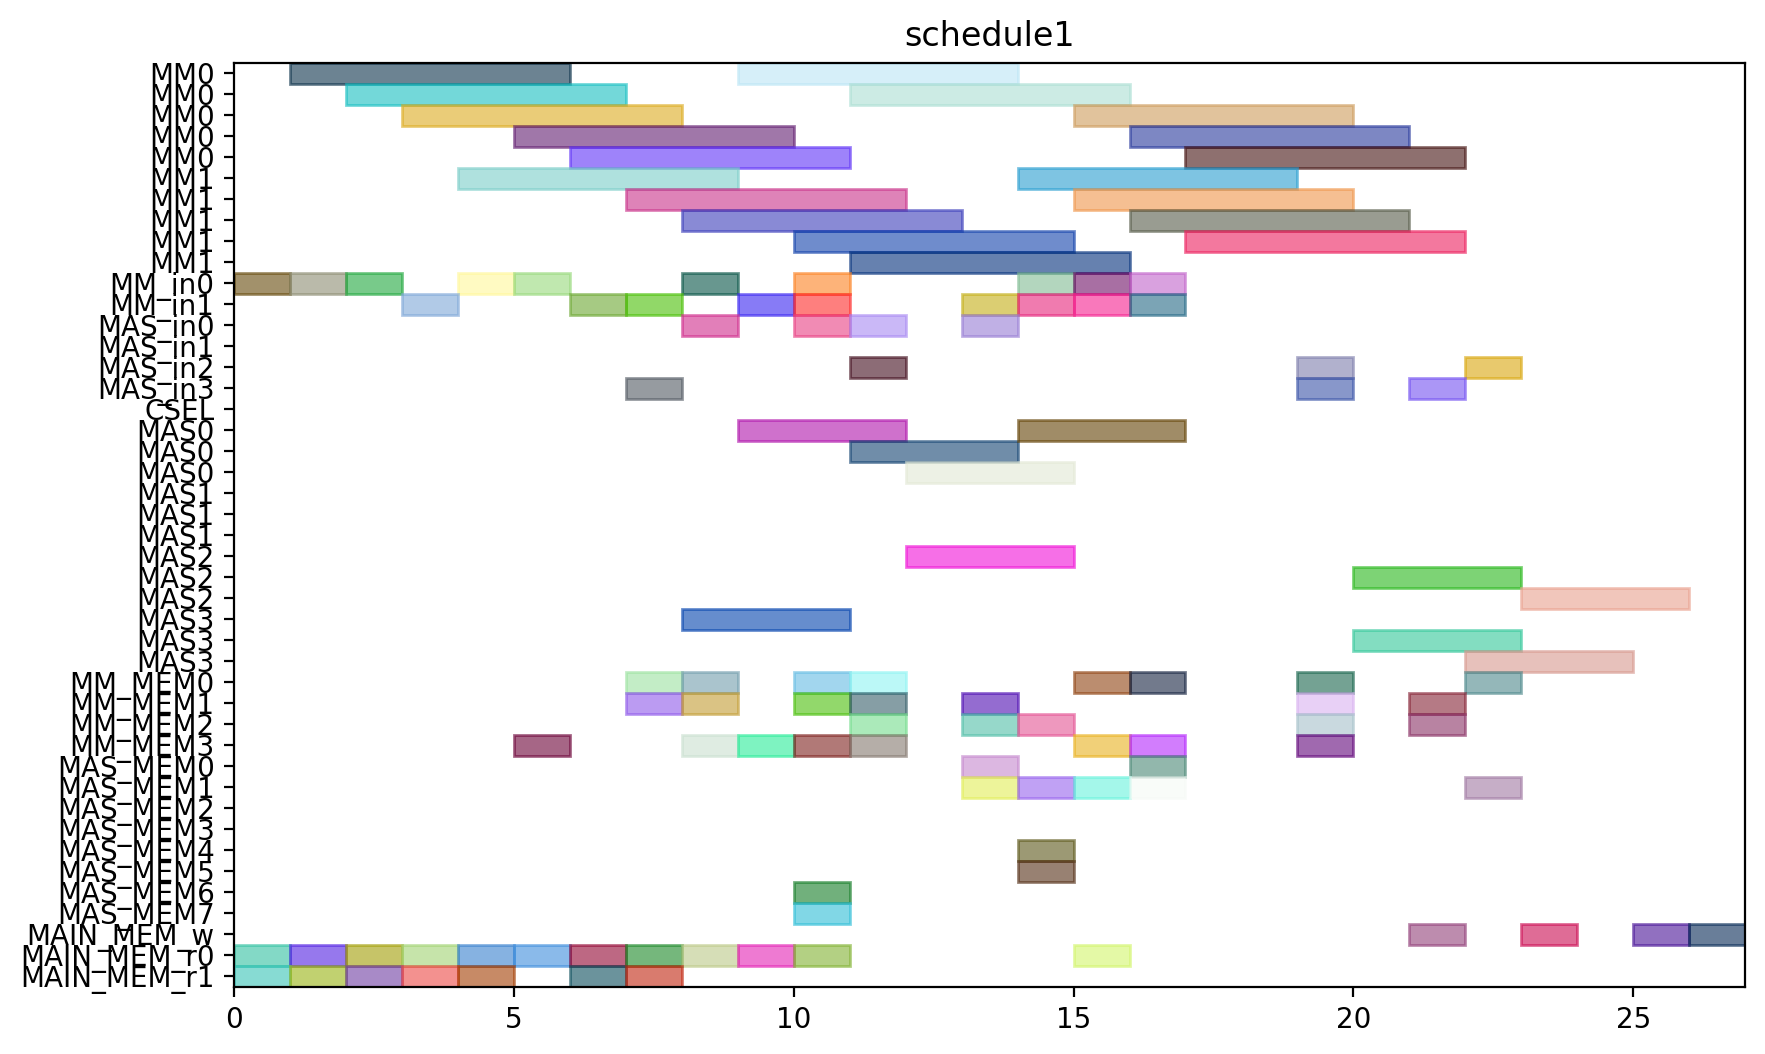

Python code for this plot:
from pyschedule import Scenario, solvers, plotters, alt


def solve():
	horizon = 147
	S = Scenario("schedule1", horizon=horizon)

	# resource
	MM = S.Resources('MM', num=2, size=5)
	MM_in = S.Resources('MM_in', num=2)
	MAS_in = S.Resources('MAS_in', num=4)
	CSEL = S.Resource('CSEL')
	MAS = S.Resources('MAS', num=4, size=3, periods=range(1, horizon))
	MM_MEM = S.Resources('MM_MEM', num=4)
	MAS_MEM = S.Resources('MAS_MEM', num=8)
	MAIN_MEM_w = S.Resource('MAIN_MEM_w', size=1)
	MAIN_MEM_r = S.Resources('MAIN_MEM_r', num=2)

	# result of previous scheduling
	T3_in = S.Task('T3_in', length=1, delay_cost=1)
	S += T3_in >= 3
	T3_in += MM_in[1]

	T3_mem0 = S.Task('T3_mem0', length=1, delay_cost=1)
	S += T3_mem0 >= 3
	T3_mem0 += MAIN_MEM_r[0]

	T3_mem1 = S.Task('T3_mem1', length=1, delay_cost=1)
	S += T3_mem1 >= 3
	T3_mem1 += MAIN_MEM_r[1]

	T3 = S.Task('T3', length=5, delay_cost=1)
	S += T3 >= 4
	T3 += MM[1]

	T5_in = S.Task('T5_in', length=1, delay_cost=1)
	S += T5_in >= 4
	T5_in += MM_in[0]

	T5_mem0 = S.Task('T5_mem0', length=1, delay_cost=1)
	S += T5_mem0 >= 4
	T5_mem0 += MAIN_MEM_r[0]

	T5_mem1 = S.Task('T5_mem1', length=1, delay_cost=1)
	S += T5_mem1 >= 4
	T5_mem1 += MAIN_MEM_r[1]

	T5 = S.Task('T5', length=5, delay_cost=1)
	S += T5 >= 5
	T5 += MM[0]

	T9_in = S.Task('T9_in', length=1, delay_cost=1)
	S += T9_in >= 5
	T9_in += MM_in[0]

	T9_mem0 = S.Task('T9_mem0', length=1, delay_cost=1)
	S += T9_mem0 >= 5
	T9_mem0 += MAIN_MEM_r[0]

	T9_mem1 = S.Task('T9_mem1', length=1, delay_cost=1)
	S += T9_mem1 >= 5
	T9_mem1 += MM_MEM[3]

	T7_in = S.Task('T7_in', length=1, delay_cost=1)
	S += T7_in >= 6
	T7_in += MM_in[1]

	T7_mem0 = S.Task('T7_mem0', length=1, delay_cost=1)
	S += T7_mem0 >= 6
	T7_mem0 += MAIN_MEM_r[0]

	T7_mem1 = S.Task('T7_mem1', length=1, delay_cost=1)
	S += T7_mem1 >= 6
	T7_mem1 += MAIN_MEM_r[1]

	T9 = S.Task('T9', length=5, delay_cost=1)
	S += T9 >= 6
	T9 += MM[0]

	T6_in = S.Task('T6_in', length=1, delay_cost=1)
	S += T6_in >= 7
	T6_in += MM_in[1]

	T6_mem0 = S.Task('T6_mem0', length=1, delay_cost=1)
	S += T6_mem0 >= 7
	T6_mem0 += MAIN_MEM_r[0]

	T6_mem1 = S.Task('T6_mem1', length=1, delay_cost=1)
	S += T6_mem1 >= 7
	T6_mem1 += MAIN_MEM_r[1]

	T7 = S.Task('T7', length=5, delay_cost=1)
	S += T7 >= 7
	T7 += MM[1]

	T6 = S.Task('T6', length=5, delay_cost=1)
	S += T6 >= 8
	T6 += MM[1]

	T8_in = S.Task('T8_in', length=1, delay_cost=1)
	S += T8_in >= 9
	T8_in += MM_in[1]

	T8_mem0 = S.Task('T8_mem0', length=1, delay_cost=1)
	S += T8_mem0 >= 9
	T8_mem0 += MAIN_MEM_r[0]

	T8_mem1 = S.Task('T8_mem1', length=1, delay_cost=1)
	S += T8_mem1 >= 9
	T8_mem1 += MM_MEM[3]

	T8 = S.Task('T8', length=5, delay_cost=1)
	S += T8 >= 10
	T8 += MM[1]

	Z2_new_in = S.Task('Z2_new_in', length=1, delay_cost=1)
	S += Z2_new_in >= 15
	Z2_new_in += MM_in[1]

	Z2_new_mem0 = S.Task('Z2_new_mem0', length=1, delay_cost=1)
	S += Z2_new_mem0 >= 15
	Z2_new_mem0 += MAIN_MEM_r[0]

	Z2_new_mem1 = S.Task('Z2_new_mem1', length=1, delay_cost=1)
	S += Z2_new_mem1 >= 15
	Z2_new_mem1 += MM_MEM[3]

	Z2_new = S.Task('Z2_new', length=5, delay_cost=1)
	S += Z2_new >= 16
	Z2_new += MM[1]

	X1_new_in = S.Task('X1_new_in', length=1, delay_cost=1)
	S += X1_new_in >= 19
	X1_new_in += MAS_in[2]

	X1_new_mem0 = S.Task('X1_new_mem0', length=1, delay_cost=1)
	S += X1_new_mem0 >= 19
	X1_new_mem0 += MM_MEM[0]

	X1_new_mem1 = S.Task('X1_new_mem1', length=1, delay_cost=1)
	S += X1_new_mem1 >= 19
	X1_new_mem1 += MM_MEM[1]

	X1_new = S.Task('X1_new', length=3, delay_cost=1)
	S += X1_new >= 20
	X1_new += MAS[2]

	X2_new_in = S.Task('X2_new_in', length=1, delay_cost=1)
	S += X2_new_in >= 21
	X2_new_in += MAS_in[3]

	X2_new_mem0 = S.Task('X2_new_mem0', length=1, delay_cost=1)
	S += X2_new_mem0 >= 21
	X2_new_mem0 += MM_MEM[2]

	X2_new_mem1 = S.Task('X2_new_mem1', length=1, delay_cost=1)
	S += X2_new_mem1 >= 21
	X2_new_mem1 += MM_MEM[1]

	Z2_new_w = S.Task('Z2_new_w', length=1, delay_cost=1)
	S += Z2_new_w >= 21
	Z2_new_w += MAIN_MEM_w

	X2_new = S.Task('X2_new', length=3, delay_cost=1)
	S += X2_new >= 22
	X2_new += MAS[3]

	Z1_new_in = S.Task('Z1_new_in', length=1, delay_cost=1)
	S += Z1_new_in >= 22
	Z1_new_in += MAS_in[2]

	Z1_new_mem0 = S.Task('Z1_new_mem0', length=1, delay_cost=1)
	S += Z1_new_mem0 >= 22
	Z1_new_mem0 += MM_MEM[0]

	Z1_new_mem1 = S.Task('Z1_new_mem1', length=1, delay_cost=1)
	S += Z1_new_mem1 >= 22
	Z1_new_mem1 += MAS_MEM[1]

	X1_new_w = S.Task('X1_new_w', length=1, delay_cost=1)
	S += X1_new_w >= 23
	X1_new_w += MAIN_MEM_w

	Z1_new = S.Task('Z1_new', length=3, delay_cost=1)
	S += Z1_new >= 23
	Z1_new += MAS[2]

	X2_new_w = S.Task('X2_new_w', length=1, delay_cost=1)
	S += X2_new_w >= 25
	X2_new_w += MAIN_MEM_w

	Z1_new_w = S.Task('Z1_new_w', length=1, delay_cost=1)
	S += Z1_new_w >= 26
	Z1_new_w += MAIN_MEM_w


	# new tasks
	T1 = S.Task('T1', length=5, delay_cost=1)
	T1 += alt(MM)
	T1_in = S.Task('T1_in', length=1, delay_cost=1)
	T1_in += alt(MM_in)
	S += T1_in*MM_in[0]<=T1*MM[0]
	S += T1_in*MM_in[1]<=T1*MM[1]
	S += T1<6

	T1_mem0 = S.Task('T1_mem0', length=1, delay_cost=1)
	T1_mem0 += MAIN_MEM_r[0]
	S += T1_mem0 <= T1

	T1_mem1 = S.Task('T1_mem1', length=1, delay_cost=1)
	T1_mem1 += MAIN_MEM_r[1]
	S += T1_mem1 <= T1

	T2 = S.Task('T2', length=5, delay_cost=1)
	T2 += alt(MM)
	T2_in = S.Task('T2_in', length=1, delay_cost=1)
	T2_in += alt(MM_in)
	S += T2_in*MM_in[0]<=T2*MM[0]
	S += T2_in*MM_in[1]<=T2*MM[1]
	S += T2<8

	T2_mem0 = S.Task('T2_mem0', length=1, delay_cost=1)
	T2_mem0 += MAIN_MEM_r[0]
	S += T2_mem0 <= T2

	T2_mem1 = S.Task('T2_mem1', length=1, delay_cost=1)
	T2_mem1 += MAIN_MEM_r[1]
	S += T2_mem1 <= T2

	T4 = S.Task('T4', length=5, delay_cost=1)
	T4 += alt(MM)
	T4_in = S.Task('T4_in', length=1, delay_cost=1)
	T4_in += alt(MM_in)
	S += T4_in*MM_in[0]<=T4*MM[0]
	S += T4_in*MM_in[1]<=T4*MM[1]
	S += T4<8

	T4_mem0 = S.Task('T4_mem0', length=1, delay_cost=1)
	T4_mem0 += MAIN_MEM_r[0]
	S += T4_mem0 <= T4

	T4_mem1 = S.Task('T4_mem1', length=1, delay_cost=1)
	T4_mem1 += MAIN_MEM_r[1]
	S += T4_mem1 <= T4

	T10 = S.Task('T10', length=5, delay_cost=1)
	T10 += alt(MM)
	T10_in = S.Task('T10_in', length=1, delay_cost=1)
	T10_in += alt(MM_in)
	S += T10_in*MM_in[0]<=T10*MM[0]
	S += T10_in*MM_in[1]<=T10*MM[1]
	S += T10<14

	T10_mem0 = S.Task('T10_mem0', length=1, delay_cost=1)
	T10_mem0 += MAIN_MEM_r[0]
	S += T10_mem0 <= T10

	T10_mem1 = S.Task('T10_mem1', length=1, delay_cost=1)
	T10_mem1 += MM_MEM[3]
	S += 8 < T10_mem1
	S += T10_mem1 <= T10

	T11 = S.Task('T11', length=5, delay_cost=1)
	T11 += alt(MM)
	T11_in = S.Task('T11_in', length=1, delay_cost=1)
	T11_in += alt(MM_in)
	S += T11_in*MM_in[0]<=T11*MM[0]
	S += T11_in*MM_in[1]<=T11*MM[1]
	S += T11<16

	T11_mem0 = S.Task('T11_mem0', length=1, delay_cost=1)
	T11_mem0 += MAIN_MEM_r[0]
	S += T11_mem0 <= T11

	T11_mem1 = S.Task('T11_mem1', length=1, delay_cost=1)
	T11_mem1 += MM_MEM[3]
	S += 8 < T11_mem1
	S += T11_mem1 <= T11

	T12 = S.Task('T12', length=3, delay_cost=1)
	T12 += alt(MAS)
	T12_in = S.Task('T12_in', length=1, delay_cost=1)
	T12_in += alt(MAS_in)
	S += T12_in*MAS_in[0]<=T12*MAS[0]

	S += T12_in*MAS_in[1]<=T12*MAS[1]

	S += T12_in*MAS_in[2]<=T12*MAS[2]

	S += T12_in*MAS_in[3]<=T12*MAS[3]

	S += T12<16

	T12_mem0 = S.Task('T12_mem0', length=1, delay_cost=1)
	T12_mem0 += alt(MM_MEM)
	S += (T4*MM[0])-1 < T12_mem0*MM_MEM[0]
	S += (T4*MM[1])-1 < T12_mem0*MM_MEM[2]
	S += T12_mem0 <= T12

	T12_mem1 = S.Task('T12_mem1', length=1, delay_cost=1)
	T12_mem1 += alt(MM_MEM)
	S += (T2*MM[0])-1 < T12_mem1*MM_MEM[1]
	S += (T2*MM[1])-1 < T12_mem1*MM_MEM[3]
	S += T12_mem1 <= T12

	T13 = S.Task('T13', length=3, delay_cost=1)
	T13 += alt(MAS)
	T13_in = S.Task('T13_in', length=1, delay_cost=1)
	T13_in += alt(MAS_in)
	S += T13_in*MAS_in[0]<=T13*MAS[0]

	S += T13_in*MAS_in[1]<=T13*MAS[1]

	S += T13_in*MAS_in[2]<=T13*MAS[2]

	S += T13_in*MAS_in[3]<=T13*MAS[3]

	S += T13<11

	T13_mem0 = S.Task('T13_mem0', length=1, delay_cost=1)
	T13_mem0 += alt(MM_MEM)
	S += (T4*MM[0])-1 < T13_mem0*MM_MEM[0]
	S += (T4*MM[1])-1 < T13_mem0*MM_MEM[2]
	S += T13_mem0 <= T13

	T13_mem1 = S.Task('T13_mem1', length=1, delay_cost=1)
	T13_mem1 += alt(MM_MEM)
	S += (T2*MM[0])-1 < T13_mem1*MM_MEM[1]
	S += (T2*MM[1])-1 < T13_mem1*MM_MEM[3]
	S += T13_mem1 <= T13

	T15 = S.Task('T15', length=3, delay_cost=1)
	T15 += alt(MAS)
	T15_in = S.Task('T15_in', length=1, delay_cost=1)
	T15_in += alt(MAS_in)
	S += T15_in*MAS_in[0]<=T15*MAS[0]

	S += T15_in*MAS_in[1]<=T15*MAS[1]

	S += T15_in*MAS_in[2]<=T15*MAS[2]

	S += T15_in*MAS_in[3]<=T15*MAS[3]

	S += T15<15

	T15_mem0 = S.Task('T15_mem0', length=1, delay_cost=1)
	T15_mem0 += MM_MEM[2]
	S += 11 < T15_mem0
	S += T15_mem0 <= T15

	T15_mem1 = S.Task('T15_mem1', length=1, delay_cost=1)
	T15_mem1 += MM_MEM[3]
	S += 11 < T15_mem1
	S += T15_mem1 <= T15

	T14 = S.Task('T14', length=5, delay_cost=1)
	T14 += alt(MM)
	T14_in = S.Task('T14_in', length=1, delay_cost=1)
	T14_in += alt(MM_in)
	S += T14_in*MM_in[0]<=T14*MM[0]
	S += T14_in*MM_in[1]<=T14*MM[1]
	S += T14<16

	T14_mem0 = S.Task('T14_mem0', length=1, delay_cost=1)
	T14_mem0 += alt(MAS_MEM)
	S += (T13*MAS[0])-1 < T14_mem0*MAS_MEM[0]
	S += (T13*MAS[1])-1 < T14_mem0*MAS_MEM[2]
	S += (T13*MAS[2])-1 < T14_mem0*MAS_MEM[4]
	S += (T13*MAS[3])-1 < T14_mem0*MAS_MEM[6]
	S += T14_mem0 <= T14

	T14_mem1 = S.Task('T14_mem1', length=1, delay_cost=1)
	T14_mem1 += alt(MAS_MEM)
	S += (T13*MAS[0])-1 < T14_mem1*MAS_MEM[1]
	S += (T13*MAS[1])-1 < T14_mem1*MAS_MEM[3]
	S += (T13*MAS[2])-1 < T14_mem1*MAS_MEM[5]
	S += (T13*MAS[3])-1 < T14_mem1*MAS_MEM[7]
	S += T14_mem1 <= T14

	T16 = S.Task('T16', length=5, delay_cost=1)
	T16 += alt(MM)
	T16_in = S.Task('T16_in', length=1, delay_cost=1)
	T16_in += alt(MM_in)
	S += T16_in*MM_in[0]<=T16*MM[0]
	S += T16_in*MM_in[1]<=T16*MM[1]
	S += T16<23

	T16_mem0 = S.Task('T16_mem0', length=1, delay_cost=1)
	T16_mem0 += alt(MM_MEM)
	S += (T1*MM[0])-1 < T16_mem0*MM_MEM[0]
	S += (T1*MM[1])-1 < T16_mem0*MM_MEM[2]
	S += T16_mem0 <= T16

	T16_mem1 = S.Task('T16_mem1', length=1, delay_cost=1)
	T16_mem1 += MM_MEM[3]
	S += 14 < T16_mem1
	S += T16_mem1 <= T16

	T17 = S.Task('T17', length=5, delay_cost=1)
	T17 += alt(MM)
	T17_in = S.Task('T17_in', length=1, delay_cost=1)
	T17_in += alt(MM_in)
	S += T17_in*MM_in[0]<=T17*MM[0]
	S += T17_in*MM_in[1]<=T17*MM[1]
	S += T17<20

	T17_mem0 = S.Task('T17_mem0', length=1, delay_cost=1)
	T17_mem0 += MM_MEM[2]
	S += 14 < T17_mem0
	S += T17_mem0 <= T17

	T17_mem1 = S.Task('T17_mem1', length=1, delay_cost=1)
	T17_mem1 += alt(MAS_MEM)
	S += (T15*MAS[0])-1 < T17_mem1*MAS_MEM[1]
	S += (T15*MAS[1])-1 < T17_mem1*MAS_MEM[3]
	S += (T15*MAS[2])-1 < T17_mem1*MAS_MEM[5]
	S += (T15*MAS[3])-1 < T17_mem1*MAS_MEM[7]
	S += T17_mem1 <= T17

	T18 = S.Task('T18', length=3, delay_cost=1)
	T18 += alt(MAS)
	T18_in = S.Task('T18_in', length=1, delay_cost=1)
	T18_in += alt(MAS_in)
	S += T18_in*MAS_in[0]<=T18*MAS[0]

	S += T18_in*MAS_in[1]<=T18*MAS[1]

	S += T18_in*MAS_in[2]<=T18*MAS[2]

	S += T18_in*MAS_in[3]<=T18*MAS[3]

	S += T18<15

	T18_mem0 = S.Task('T18_mem0', length=1, delay_cost=1)
	T18_mem0 += MM_MEM[0]
	S += 9 < T18_mem0
	S += T18_mem0 <= T18

	T18_mem1 = S.Task('T18_mem1', length=1, delay_cost=1)
	T18_mem1 += MM_MEM[1]
	S += 10 < T18_mem1
	S += T18_mem1 <= T18

	T19 = S.Task('T19', length=3, delay_cost=1)
	T19 += alt(MAS)
	T19_in = S.Task('T19_in', length=1, delay_cost=1)
	T19_in += alt(MAS_in)
	S += T19_in*MAS_in[0]<=T19*MAS[0]

	S += T19_in*MAS_in[1]<=T19*MAS[1]

	S += T19_in*MAS_in[2]<=T19*MAS[2]

	S += T19_in*MAS_in[3]<=T19*MAS[3]

	S += T19<14

	T19_mem0 = S.Task('T19_mem0', length=1, delay_cost=1)
	T19_mem0 += MM_MEM[0]
	S += 9 < T19_mem0
	S += T19_mem0 <= T19

	T19_mem1 = S.Task('T19_mem1', length=1, delay_cost=1)
	T19_mem1 += MM_MEM[1]
	S += 10 < T19_mem1
	S += T19_mem1 <= T19

	T21 = S.Task('T21', length=3, delay_cost=1)
	T21 += alt(MAS)
	T21_in = S.Task('T21_in', length=1, delay_cost=1)
	T21_in += alt(MAS_in)
	S += T21_in*MAS_in[0]<=T21*MAS[0]

	S += T21_in*MAS_in[1]<=T21*MAS[1]

	S += T21_in*MAS_in[2]<=T21*MAS[2]

	S += T21_in*MAS_in[3]<=T21*MAS[3]

	S += T21<17

	T21_mem0 = S.Task('T21_mem0', length=1, delay_cost=1)
	T21_mem0 += MM_MEM[2]
	S += 12 < T21_mem0
	S += T21_mem0 <= T21

	T21_mem1 = S.Task('T21_mem1', length=1, delay_cost=1)
	T21_mem1 += alt(MM_MEM)
	S += (T10*MM[0])-1 < T21_mem1*MM_MEM[1]
	S += (T10*MM[1])-1 < T21_mem1*MM_MEM[3]
	S += T21_mem1 <= T21

	T24 = S.Task('T24', length=5, delay_cost=1)
	T24 += alt(MM)
	T24_in = S.Task('T24_in', length=1, delay_cost=1)
	T24_in += alt(MM_in)
	S += T24_in*MM_in[0]<=T24*MM[0]
	S += T24_in*MM_in[1]<=T24*MM[1]
	S += T24<22

	T24_mem0 = S.Task('T24_mem0', length=1, delay_cost=1)
	T24_mem0 += alt(MM_MEM)
	S += (T11*MM[0])-1 < T24_mem0*MM_MEM[0]
	S += (T11*MM[1])-1 < T24_mem0*MM_MEM[2]
	S += T24_mem0 <= T24

	T24_mem1 = S.Task('T24_mem1', length=1, delay_cost=1)
	T24_mem1 += alt(MAS_MEM)
	S += (T12*MAS[0])-1 < T24_mem1*MAS_MEM[1]
	S += (T12*MAS[1])-1 < T24_mem1*MAS_MEM[3]
	S += (T12*MAS[2])-1 < T24_mem1*MAS_MEM[5]
	S += (T12*MAS[3])-1 < T24_mem1*MAS_MEM[7]
	S += T24_mem1 <= T24

	T20 = S.Task('T20', length=5, delay_cost=1)
	T20 += alt(MM)
	T20_in = S.Task('T20_in', length=1, delay_cost=1)
	T20_in += alt(MM_in)
	S += T20_in*MM_in[0]<=T20*MM[0]
	S += T20_in*MM_in[1]<=T20*MM[1]
	S += T20<20

	T20_mem0 = S.Task('T20_mem0', length=1, delay_cost=1)
	T20_mem0 += alt(MAS_MEM)
	S += (T15*MAS[0])-1 < T20_mem0*MAS_MEM[0]
	S += (T15*MAS[1])-1 < T20_mem0*MAS_MEM[2]
	S += (T15*MAS[2])-1 < T20_mem0*MAS_MEM[4]
	S += (T15*MAS[3])-1 < T20_mem0*MAS_MEM[6]
	S += T20_mem0 <= T20

	T20_mem1 = S.Task('T20_mem1', length=1, delay_cost=1)
	T20_mem1 += alt(MAS_MEM)
	S += (T18*MAS[0])-1 < T20_mem1*MAS_MEM[1]
	S += (T18*MAS[1])-1 < T20_mem1*MAS_MEM[3]
	S += (T18*MAS[2])-1 < T20_mem1*MAS_MEM[5]
	S += (T18*MAS[3])-1 < T20_mem1*MAS_MEM[7]
	S += T20_mem1 <= T20

	T22 = S.Task('T22', length=5, delay_cost=1)
	T22 += alt(MM)
	T22_in = S.Task('T22_in', length=1, delay_cost=1)
	T22_in += alt(MM_in)
	S += T22_in*MM_in[0]<=T22*MM[0]
	S += T22_in*MM_in[1]<=T22*MM[1]
	S += T22<22

	T22_mem0 = S.Task('T22_mem0', length=1, delay_cost=1)
	T22_mem0 += alt(MAS_MEM)
	S += (T21*MAS[0])-1 < T22_mem0*MAS_MEM[0]
	S += (T21*MAS[1])-1 < T22_mem0*MAS_MEM[2]
	S += (T21*MAS[2])-1 < T22_mem0*MAS_MEM[4]
	S += (T21*MAS[3])-1 < T22_mem0*MAS_MEM[6]
	S += T22_mem0 <= T22

	T22_mem1 = S.Task('T22_mem1', length=1, delay_cost=1)
	T22_mem1 += alt(MAS_MEM)
	S += (T21*MAS[0])-1 < T22_mem1*MAS_MEM[1]
	S += (T21*MAS[1])-1 < T22_mem1*MAS_MEM[3]
	S += (T21*MAS[2])-1 < T22_mem1*MAS_MEM[5]
	S += (T21*MAS[3])-1 < T22_mem1*MAS_MEM[7]
	S += T22_mem1 <= T22

	T23 = S.Task('T23', length=5, delay_cost=1)
	T23 += alt(MM)
	T23_in = S.Task('T23_in', length=1, delay_cost=1)
	T23_in += alt(MM_in)
	S += T23_in*MM_in[0]<=T23*MM[0]
	S += T23_in*MM_in[1]<=T23*MM[1]
	S += T23<20

	T23_mem0 = S.Task('T23_mem0', length=1, delay_cost=1)
	T23_mem0 += alt(MAS_MEM)
	S += (T19*MAS[0])-1 < T23_mem0*MAS_MEM[0]
	S += (T19*MAS[1])-1 < T23_mem0*MAS_MEM[2]
	S += (T19*MAS[2])-1 < T23_mem0*MAS_MEM[4]
	S += (T19*MAS[3])-1 < T23_mem0*MAS_MEM[6]
	S += T23_mem0 <= T23

	T23_mem1 = S.Task('T23_mem1', length=1, delay_cost=1)
	T23_mem1 += alt(MAS_MEM)
	S += (T19*MAS[0])-1 < T23_mem1*MAS_MEM[1]
	S += (T19*MAS[1])-1 < T23_mem1*MAS_MEM[3]
	S += (T19*MAS[2])-1 < T23_mem1*MAS_MEM[5]
	S += (T19*MAS[3])-1 < T23_mem1*MAS_MEM[7]
	S += T23_mem1 <= T23

	T25 = S.Task('T25', length=3, delay_cost=1)
	T25 += alt(MAS)
	T25_in = S.Task('T25_in', length=1, delay_cost=1)
	T25_in += alt(MAS_in)
	S += T25_in*MAS_in[0]<=T25*MAS[0]

	S += T25_in*MAS_in[1]<=T25*MAS[1]

	S += T25_in*MAS_in[2]<=T25*MAS[2]

	S += T25_in*MAS_in[3]<=T25*MAS[3]

	S += T25<23

	T25_mem0 = S.Task('T25_mem0', length=1, delay_cost=1)
	T25_mem0 += alt(MM_MEM)
	S += (T20*MM[0])-1 < T25_mem0*MM_MEM[0]
	S += (T20*MM[1])-1 < T25_mem0*MM_MEM[2]
	S += T25_mem0 <= T25

	T25_mem1 = S.Task('T25_mem1', length=1, delay_cost=1)
	T25_mem1 += alt(MM_MEM)
	S += (T20*MM[0])-1 < T25_mem1*MM_MEM[1]
	S += (T20*MM[1])-1 < T25_mem1*MM_MEM[3]
	S += T25_mem1 <= T25

	solvers.mip.solve(S,msg=1,kind='CPLEX',ratio_gap=1.01)

	solution = [['hoge']*len(S.solution()[1]) for i in range(len(S.solution()))]
	for i in range(len(S.solution())):
		for j in range(len(S.solution()[i])):
			solution[i][j]=str(S.solution()[i][j])
	print(solution)

	cycles = int(solution[-1][3])

	pic_file_name = "/mnt/rose/usr1/fukuda/ABE/multiRAM_multiMAS_16mux/scheduling_result/stage5MM2_stage3MAS4/EP_LADDERMUL/schedule1.png"
	if(S.solution() != []):
		plotters.matplotlib.plot(S,img_filename=pic_file_name, show_task_labels=False, fig_size=(cycles*0.25+3, 6))

	return solution
